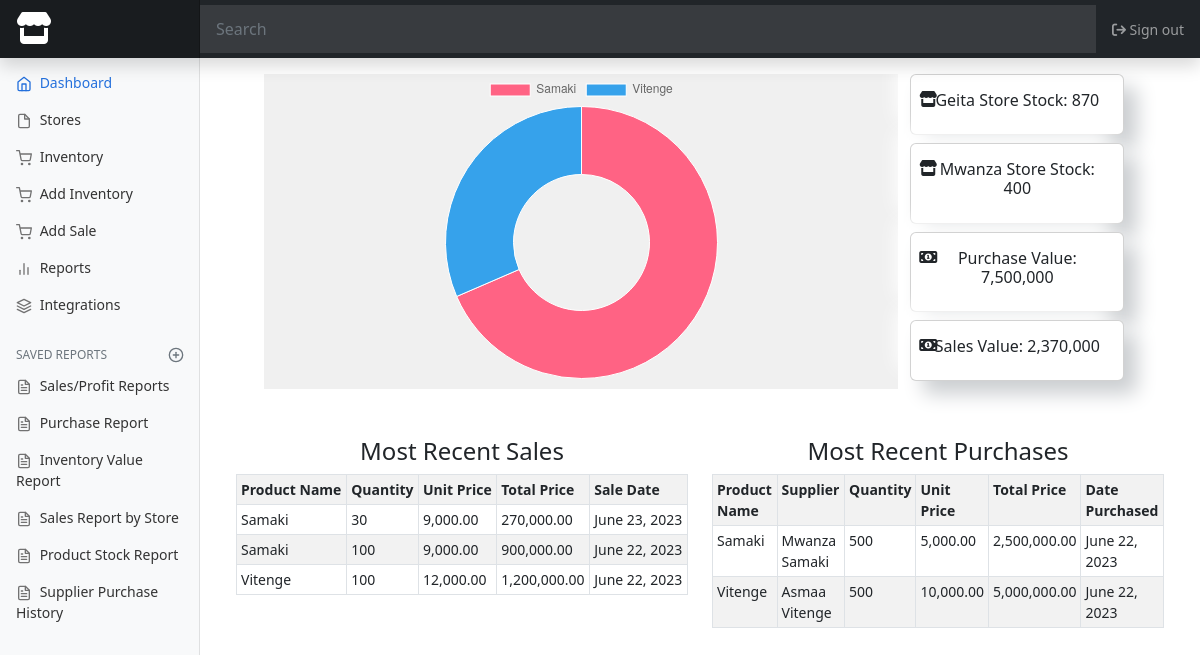
The app's page / (signed in) with its own data.
### inventory/models.py (models this page shows, shortened)
class Sale(models.Model):
    store = models.ForeignKey(Store, on_delete=models.CASCADE)
    product = models.ForeignKey(Product, on_delete=models.CASCADE)
    quantity = models.PositiveIntegerField()
    unit_price = models.DecimalField(max_digits=8, decimal_places=2)
    sale_date = models.DateField(auto_now_add=True)
    def get_total_price(self):
        return self.quantity * self.unit_price

class Product(models.Model):
    name = models.CharField(max_length=100)
    price = models.DecimalField(max_digits=8, decimal_places=2)
    stores = models.ManyToManyField(Store, through='Stock')

class Purchase(models.Model):
    store = models.ForeignKey(Store, on_delete=models.CASCADE)
    product = models.ForeignKey(Product, on_delete=models.CASCADE)
    supplier = models.ForeignKey(Supplier, on_delete=models.CASCADE)
    quantity = models.PositiveIntegerField()
    unit_price = models.DecimalField(max_digits=8, decimal_places=2)
    purchase_date = models.DateField(auto_now_add=True)
    def get_total_price(self):
        return self.quantity * self.unit_price

class Supplier(models.Model):
    name = models.CharField(max_length=100)
    address = models.CharField(max_length=200)
    def __str__(self):
        return self.name

### inventory/views.py (the view)
# urls.py: path('', views.homepage, name='home'),
@login_required
@super_admin_required
def homepage(request):
    sales = Sale.objects.all().order_by('-sale_date')[:5]
    purchases = Purchase.objects.all().order_by('-purchase_date')[:5]
    geita_store_stock = Stock.objects.filter(store__name='Geita Store').aggregate(sum=Sum('quantity'))['sum']
    mwanza_store_stock = Stock.objects.filter(store__name='Mwanza Store').aggregate(sum=Sum('quantity'))['sum']
    total_purchase_value = Purchase.objects.aggregate(
        total_value=ExpressionWrapper(
            Sum(F('quantity') * F('unit_price')),
            output_field=DecimalField()
        )
    )['total_value']
    store_purchases = Purchase.objects.values('store__name').annotate(total_purchase_value=Sum(models.F('unit_price') * models.F('quantity')))
    total_sales_value = Sale.objects.aggregate(
        total_value=ExpressionWrapper(
            Sum(F('quantity') * F('unit_price')),
            output_field=DecimalField()
        )
    )['total_value']
    context = {
        'sales':sales,
        'purchases':purchases,
        'geita_store_stock':geita_store_stock,
        'mwanza_store_stock':mwanza_store_stock,
        'total_purchase_value':total_purchase_value,
        'total_sales_value':total_sales_value,
        'store_purchases':store_purchases
    }
    return render(request, 'inventory/homepage.html', context)

### templates/inventory/homepage.html (shortened to what this page needs)
{% extends 'base.html' %}
{% load humanize %}
{% block content %}
<div class="container">
    <div class="row justify-content-center">
  <div class="col-lg-8" style="background-color: rgb(240, 240, 240);">
    <canvas id="stockChart"></canvas>
  </div>
  <div class="col-lg-3">
            <div class="card mb-2">
                <div class="card-body text-center">
                    <h6><i class="fa-sharp fa-solid fa-store position-absolute top-1 start-0 px-2"></i>
                        Geita Store Stock: {{geita_store_stock}}</h6>
                </div>
            </div>
            <div class="card mb-2">
                <div class="card-body text-center">
                    <h6><i class="fa-sharp fa-solid fa-store position-absolute top-1 start-0 px-2"></i>
                        Mwanza Store Stock: {{mwanza_store_stock}}</h6>
                </div>
            </div>
            <div class="card mb-2">
                <div class="card-body text-center">
                    <h6><i class="fa-solid fa-money-bill-1 position-absolute top-1 start-0 px-2"></i>
                        Purchase Value: {{total_purchase_value|intcomma}}</h6>
                </div>
            </div>
            <div class="card mb-2">
                <div class="card-body text-center">
                    <h6><i class="fa-solid fa-money-bill-1 position-absolute top-1 start-0 px-2"></i>
                        Sales Value: {{total_sales_value|intcomma}}</h6>
                </div>
            </div>
  </div>
  <div class="col-lg-6 pt-5">
    <h4 class="text-center">Most Recent Sales</h4>
    <div class="table-responsive">
        <table class="table table-bordered table-striped table-sm">
            <tr>
                <th>Product Name</th>
                <th>Quantity</th>
                <th>Unit Price</th>
                <th>Total Price</th>
                <th>Sale Date</th>
            </tr>
            {% for sale in sales %}
            <tr>
                <td>{{sale.product.name}}</td>
                <td>{{sale.quantity}}</td>
                <td>{{sale.unit_price|intcomma}}</td>
                <td>{{sale.get_total_price|intcomma}}</td>
                <td>{{sale.sale_date|date}}</td>
            </tr>
            {% endfor %}
        </table>
    </div>
  </div>
  <div class="col-lg-6 pt-5">
    <h4 class="text-center">Most Recent Purchases</h4>
    <div class="table-responsive">
        <table class="table table-bordered table-striped table-sm">
            <tr>
                <th>Product Name</th>
                <th>Supplier</th>
                <th>Quantity</th>
                <th>Unit Price</th>
                <th>Total Price</th>
                <th>Date Purchased</th>
            </tr>
            {% for product in purchases %}
            <tr>
                <td>{{product.product.name}}</td>
                <td>{{product.supplier}}</td>
                <td>{{product.quantity}}</td>
                <td>{{product.unit_price|intcomma}}</td>
                <td>{{product.get_total_price|intcomma}}</td>
                <td>{{product.purchase_date|date}}</td>
            </tr>
            {% endfor %}
        </table>
    </div>
  </div>
    </div>
</div>
{% include 'inventory/chart.html' %}
{% endblock %}

### static/css/dashboard.css (style rules this page uses)
body { font-size: .875rem; background-color: rgb(255, 255, 255); }

### templates/inventory/homepage.html (style rules this page uses)
.card { box-shadow: 13px 13px 20px #cbced1, -13px -13px 20px #fff; }

### records on screen
Sale: product.name "Samaki", quantity "30", unit_price "9,000.00", get_total_price "270,000.00", sale_date "June 23, 2023"
Sale: product.name "Samaki", quantity "100", unit_price "9,000.00", get_total_price "900,000.00", sale_date "June 22, 2023"
Sale: product.name "Vitenge", quantity "100", unit_price "12,000.00", get_total_price "1,200,000.00", sale_date "June 22, 2023"
Purchase: product.name "Samaki", supplier "Mwanza Samaki", quantity "500", unit_price "5,000.00", get_total_price "2,500,000.00", purchase_date "June 22, 2023"
Purchase: product.name "Vitenge", supplier "Asmaa Vitenge", quantity "500", unit_price "10,000.00", get_total_price "5,000,000.00", purchase_date "June 22, 2023"

### other values on screen
{{ geita_store_stock }} "870"
{{ mwanza_store_stock }} "400"
{{ total_purchase_value|intcomma }} "7,500,000"
{{ total_sales_value|intcomma }} "2,370,000"
